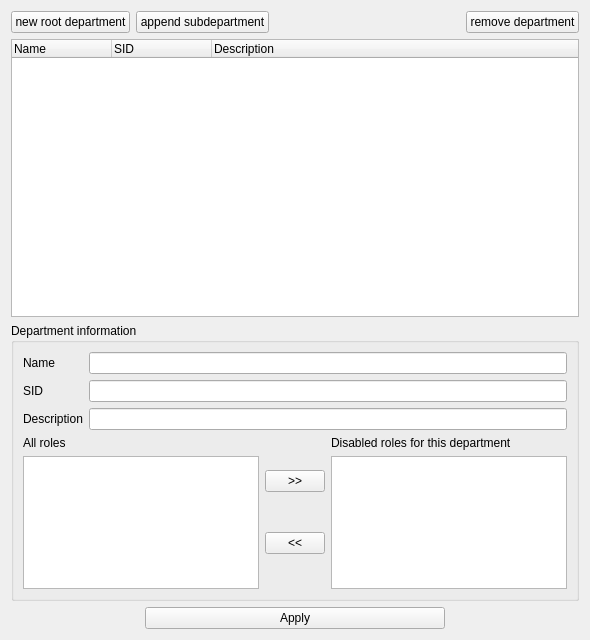
<?xml version="1.0" encoding="UTF-8"?>
<ui version="4.0">
 <class>departments</class>
 <widget class="QWidget" name="departments">
  <property name="geometry">
   <rect>
    <x>0</x>
    <y>0</y>
    <width>590</width>
    <height>640</height>
   </rect>
  </property>
  <property name="minimumSize">
   <size>
    <width>0</width>
    <height>500</height>
   </size>
  </property>
  <property name="windowTitle">
   <string>Departments management</string>
  </property>
  <layout class="QVBoxLayout" name="verticalLayout_2">
   <item>
    <layout class="QVBoxLayout" name="verticalLayout" stretch="1,10,10,1">
     <item>
      <layout class="QHBoxLayout" name="horizontalLayout">
       <item>
        <widget class="QPushButton" name="newDepBtn">
         <property name="text">
          <string>new root department</string>
         </property>
        </widget>
       </item>
       <item>
        <widget class="QPushButton" name="newSubDepBtn">
         <property name="text">
          <string>append subdepartment</string>
         </property>
        </widget>
       </item>
       <item>
        <spacer name="horizontalSpacer">
         <property name="orientation">
          <enum>Qt::Horizontal</enum>
         </property>
         <property name="sizeHint" stdset="0">
          <size>
           <width>40</width>
           <height>20</height>
          </size>
         </property>
        </spacer>
       </item>
       <item>
        <widget class="QPushButton" name="remDepBtn">
         <property name="text">
          <string>remove department</string>
         </property>
        </widget>
       </item>
      </layout>
     </item>
     <item>
      <widget class="QTreeWidget" name="departmentsTree">
       <column>
        <property name="text">
         <string>Name</string>
        </property>
       </column>
       <column>
        <property name="text">
         <string>SID</string>
        </property>
       </column>
       <column>
        <property name="text">
         <string>Description</string>
        </property>
       </column>
      </widget>
     </item>
     <item>
      <widget class="QGroupBox" name="groupBox">
       <property name="sizePolicy">
        <sizepolicy hsizetype="Preferred" vsizetype="Fixed">
         <horstretch>0</horstretch>
         <verstretch>0</verstretch>
        </sizepolicy>
       </property>
       <property name="minimumSize">
        <size>
         <width>0</width>
         <height>200</height>
        </size>
       </property>
       <property name="title">
        <string>Department information</string>
       </property>
       <layout class="QGridLayout" name="gridLayout">
        <item row="3" column="0">
         <layout class="QHBoxLayout" name="horizontalLayout_4" stretch="0,0,0">
          <item>
           <layout class="QVBoxLayout" name="verticalLayout_5">
            <item>
             <widget class="QLabel" name="label_6">
              <property name="text">
               <string>All roles</string>
              </property>
             </widget>
            </item>
            <item>
             <widget class="QListWidget" name="allRolesList"/>
            </item>
           </layout>
          </item>
          <item>
           <layout class="QVBoxLayout" name="verticalLayout_3">
            <item>
             <widget class="QPushButton" name="removeRoleBtn">
              <property name="sizePolicy">
               <sizepolicy hsizetype="Fixed" vsizetype="Fixed">
                <horstretch>0</horstretch>
                <verstretch>0</verstretch>
               </sizepolicy>
              </property>
              <property name="minimumSize">
               <size>
                <width>60</width>
                <height>0</height>
               </size>
              </property>
              <property name="text">
               <string>&gt;&gt;</string>
              </property>
             </widget>
            </item>
            <item>
             <widget class="QPushButton" name="appendRoleBtn">
              <property name="sizePolicy">
               <sizepolicy hsizetype="Fixed" vsizetype="Fixed">
                <horstretch>0</horstretch>
                <verstretch>0</verstretch>
               </sizepolicy>
              </property>
              <property name="minimumSize">
               <size>
                <width>60</width>
                <height>0</height>
               </size>
              </property>
              <property name="text">
               <string>&lt;&lt;</string>
              </property>
             </widget>
            </item>
           </layout>
          </item>
          <item>
           <layout class="QVBoxLayout" name="verticalLayout_4">
            <item>
             <widget class="QLabel" name="label_5">
              <property name="text">
               <string>Disabled roles for this department</string>
              </property>
             </widget>
            </item>
            <item>
             <widget class="QListWidget" name="disabledRolesList"/>
            </item>
           </layout>
          </item>
         </layout>
        </item>
        <item row="1" column="0">
         <layout class="QGridLayout" name="gridLayout_2">
          <item row="0" column="0">
           <widget class="QLabel" name="label">
            <property name="text">
             <string>Name</string>
            </property>
           </widget>
          </item>
          <item row="0" column="1">
           <widget class="QLineEdit" name="depNameEdit">
            <property name="maxLength">
             <number>255</number>
            </property>
           </widget>
          </item>
          <item row="1" column="0">
           <widget class="QLabel" name="label_2">
            <property name="text">
             <string>SID</string>
            </property>
           </widget>
          </item>
          <item row="1" column="1">
           <widget class="QLineEdit" name="depSIDEdit">
            <property name="maxLength">
             <number>255</number>
            </property>
           </widget>
          </item>
          <item row="2" column="0">
           <widget class="QLabel" name="label_3">
            <property name="text">
             <string>Description</string>
            </property>
           </widget>
          </item>
          <item row="2" column="1">
           <widget class="QLineEdit" name="depDescriptionEdit">
            <property name="maxLength">
             <number>1024</number>
            </property>
           </widget>
          </item>
         </layout>
        </item>
        <item row="2" column="0">
         <spacer name="verticalSpacer">
          <property name="orientation">
           <enum>Qt::Vertical</enum>
          </property>
          <property name="sizeHint" stdset="0">
           <size>
            <width>20</width>
            <height>40</height>
           </size>
          </property>
         </spacer>
        </item>
       </layout>
      </widget>
     </item>
     <item>
      <layout class="QHBoxLayout" name="horizontalLayout_5">
       <item>
        <widget class="QPushButton" name="applyBtn">
         <property name="sizePolicy">
          <sizepolicy hsizetype="Preferred" vsizetype="Fixed">
           <horstretch>0</horstretch>
           <verstretch>0</verstretch>
          </sizepolicy>
         </property>
         <property name="maximumSize">
          <size>
           <width>300</width>
           <height>16777215</height>
          </size>
         </property>
         <property name="text">
          <string>Apply</string>
         </property>
        </widget>
       </item>
      </layout>
     </item>
    </layout>
   </item>
  </layout>
 </widget>
 <tabstops>
  <tabstop>departmentsTree</tabstop>
  <tabstop>newDepBtn</tabstop>
  <tabstop>newSubDepBtn</tabstop>
  <tabstop>remDepBtn</tabstop>
  <tabstop>depNameEdit</tabstop>
  <tabstop>depSIDEdit</tabstop>
  <tabstop>depDescriptionEdit</tabstop>
  <tabstop>allRolesList</tabstop>
  <tabstop>removeRoleBtn</tabstop>
  <tabstop>appendRoleBtn</tabstop>
  <tabstop>disabledRolesList</tabstop>
  <tabstop>applyBtn</tabstop>
 </tabstops>
 <resources/>
 <connections/>
</ui>
